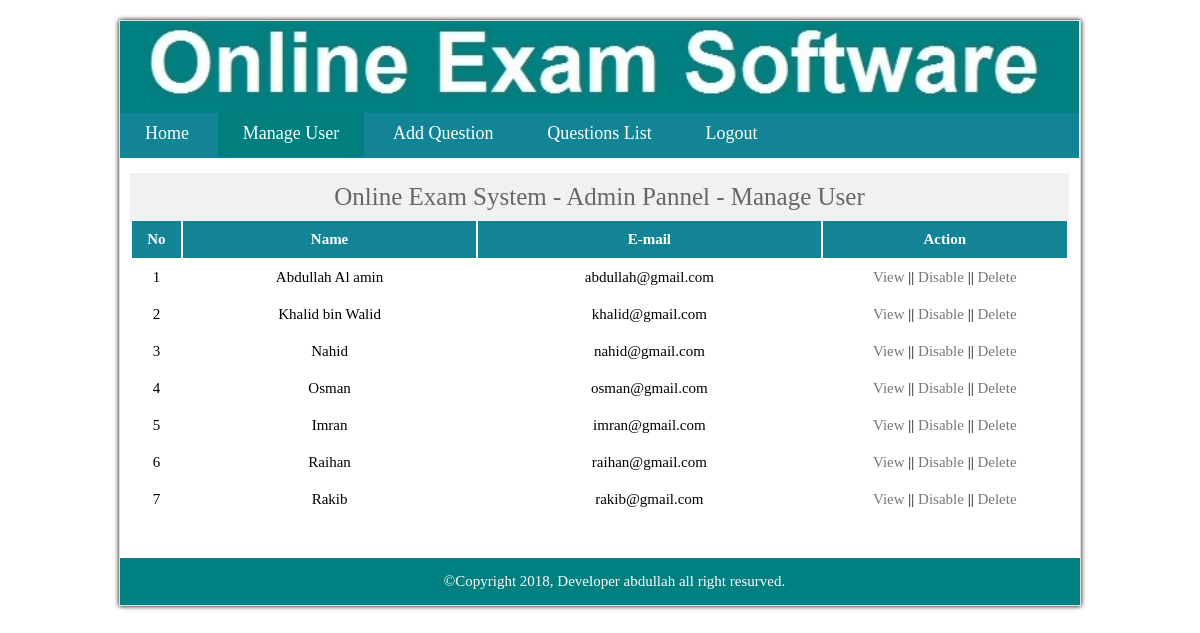
/admin/user.php (signed in), run on the app's committed database.
### tables this page shows
CREATE TABLE `tbl_user` (
  `user_id` int(11) NOT NULL,
  `name` varchar(255) NOT NULL,
  `email` varchar(255) NOT NULL,
  `password` varchar(255) NOT NULL,
  `status` int(11) NOT NULL
);

### admin/classes/user.php (called while the page is built, shortened)
<?php
  class index{
    private $tbl_user = "tbl_user";
    public function readResult(){
      $sql = "SELECT * FROM $this->tbl_user ORDER BY user_id ASC";
      $stmt = db::examPrepare($sql);
      $stmt->execute();
      return $stmt->fetchAll();
    }
    }
  $indexObj = new index();
?>

### admin/connection/db.php (called while the page is built, shortened)
<?php
 class db{
 private static $pdo;
  public static function connection(){
    if(!isset(self::$pdo)){
      try {
        self::$pdo = new PDO('mysql:host='.DB_HOST.';dbname='.DB_NAME,DB_USER,DB_PASS);
      }catch(PDOException $con) {
        echo $con->getMessage();
      }
    }
    return self::$pdo;
  }
    public static function examPrepare($sql){
    return self::connection()->prepare($sql);
  }
 }
?>

### admin/user.php (the view, shortened to what this page needs)
<?php include('inc/header.php');?>
<?php include('classes/user.php');?>
<div class="">
  <table class="table">
    <thead class="thead">
      <tr class="thead-tr">
        <th class="serial">No</th>
        <th class="name">Name</th>
        <th class="email">E-mail</th>
        <th class="action">Action</th>
      </tr>
    </thead>
    <?php
    $i = 0;
    foreach($indexObj->readResult() as $value){
      $i++;
    ?>
    <tr class="tr-content">
      <td <?php if($value['status'] == 1){echo "style='color:red'";}?>><?php echo $i;?></td>
      <td <?php if($value['status'] == 1){echo "style='color:red'";}?>><?php echo $value['name'];?></td>
      <td <?php if($value['status'] == 1){echo "style='color:red'";}?>><?php echo $value['email'];?></td>
      <td><a href="view-user.php?view-user=<?php echo $value['user_id']?>">View</a> ||
        <?php if($value['status'] == 0){?>
        <a href="?disable-user=<?php echo $value['user_id']?>">Disable</a>
      <?php }else{?>
        <a style="color:red;" href="?enable-user=<?php echo $value['user_id']?>">Enable</a>
      <?php } ?>
        || <a href="?delete-user=<?php echo $value['user_id']?>" >Delete</a>
      </td>
    </tr>
  <?php } ?>
  </table>
</div>
<?php include('inc/footer.php');?>

### admin/style/style.css (style rules this page uses)
* { padding:0px;margin:0px;outline: 0px }
a { text-decoration:none; }

### admin/style/admin.css (style rules this page uses)
.table { width: 100%; margin-top: -2px; }
.table .thead { background: #138496; }
.table .thead .thead-tr th { padding: 10px 0px; color: #fff; }
.thead-tr .serial { width: 5%; }
.thead-tr .name { width: 30%; }
.thead-tr .email { width: 35%; }
.thead-tr .action { width: 25%; }
.table .tr-content td { text-align: center; height: 35px; font-size: 15px; }
td a { text-decoration:none; color:#777; transition: all .3s; cursor:pointer; }

### data on the page
tbl_user: name "Abdullah Al amin", email "abdullah@gmail.com"
tbl_user: name "Khalid bin Walid", email "khalid@gmail.com"
tbl_user: name "Nahid", email "nahid@gmail.com"
tbl_user: name "Osman", email "osman@gmail.com"
tbl_user: name "Imran", email "imran@gmail.com"
tbl_user: name "Raihan", email "raihan@gmail.com"
tbl_user: name "Rakib", email "rakib@gmail.com"
